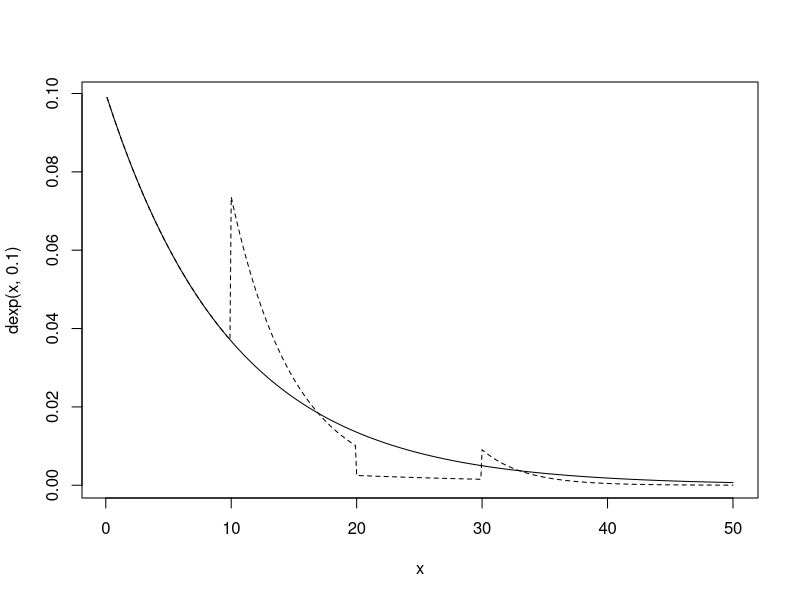
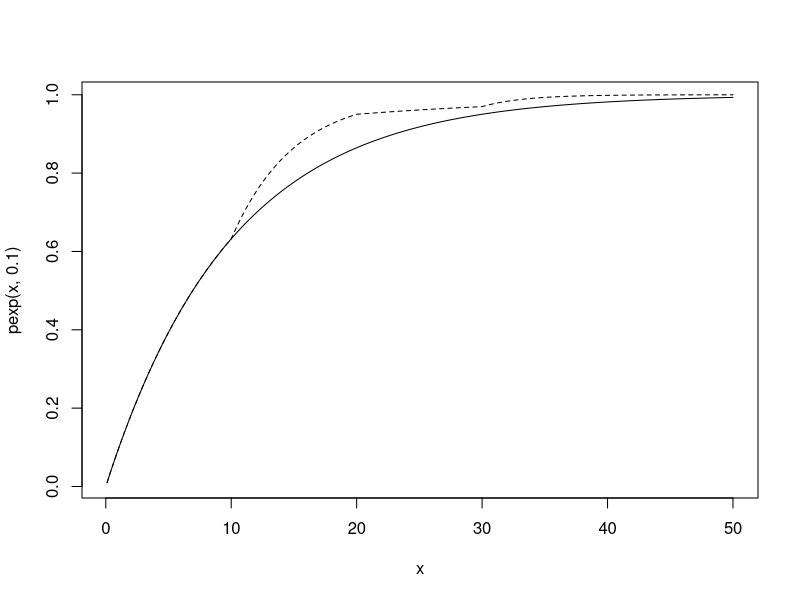

The R script that drew these images, in order:
library(msm)


### Name: pexp
### Title: Exponential distribution with piecewise-constant rate
### Aliases: pexp dpexp ppexp qpexp rpexp
### Keywords: distribution

### ** Examples

x <- seq(0.1, 50, by=0.1)
rate <- c(0.1, 0.2, 0.05, 0.3)
t <- c(0, 10, 20, 30)
## standard exponential distribution
plot(x, dexp(x, 0.1), type="l")
## distribution with piecewise constant rate
lines(x, dpexp(x, rate, t), type="l", lty=2)
## standard exponential distribution
plot(x, pexp(x, 0.1), type="l")
## distribution with piecewise constant rate
lines(x, ppexp(x, rate, t), type="l", lty=2)
